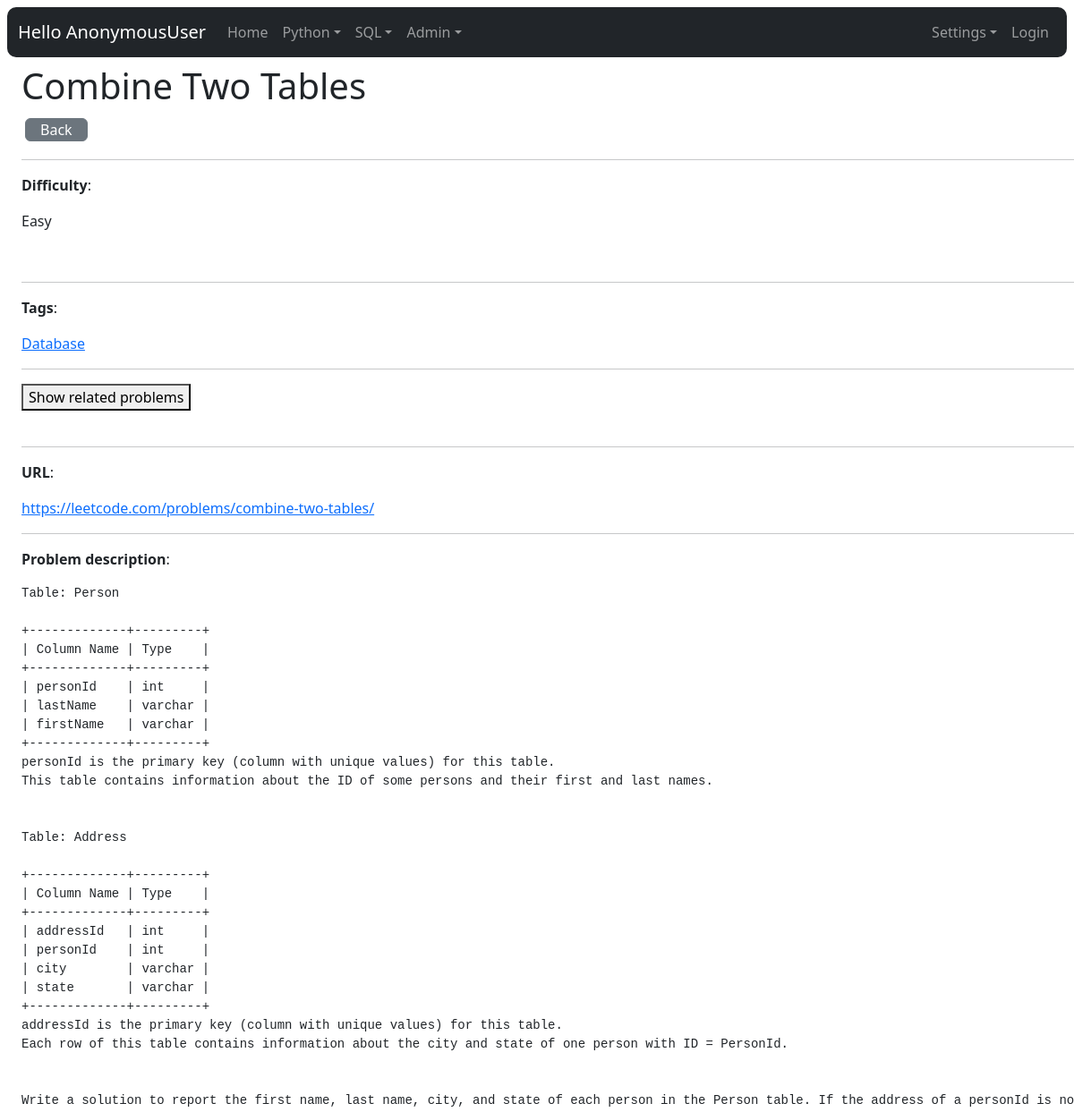
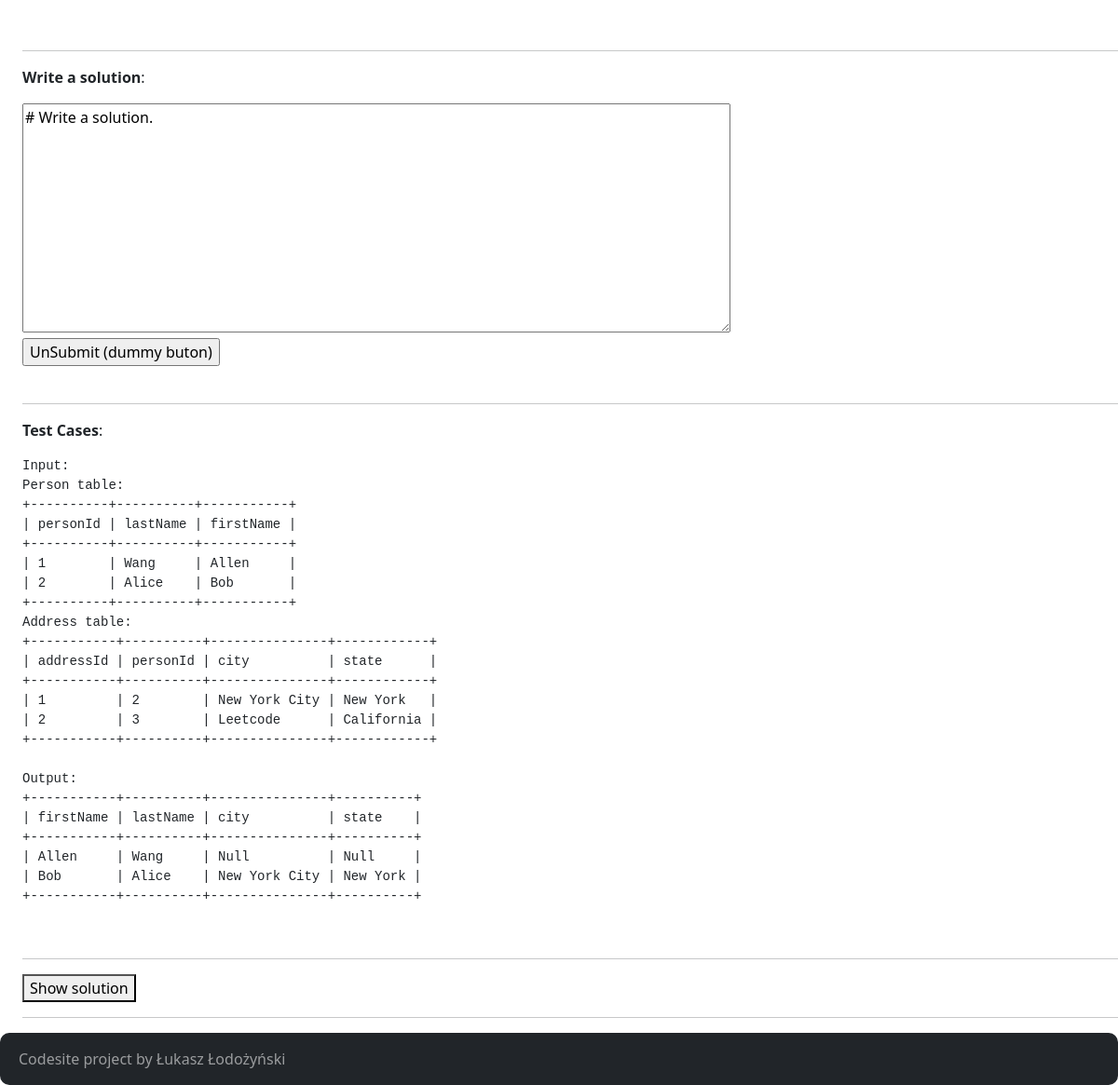
/sql/1/, run on the app's committed database (2 pictures, top to bottom).
### sql_problems/models.py (models this page shows, shortened)
class Problem(models.Model):
    tags = models.ManyToManyField("Tag")
    title = models.CharField(max_length=200)
    difficulty = models.ForeignKey(
        Difficulty, related_name="co_to", on_delete=models.DO_NOTHING)
    url = models.CharField(max_length=200)
    description = models.TextField(blank=False, null=False)
    is_solved = models.BooleanField(default=False)
    solution_my = models.TextField(blank=True, null=True)
    solution_pd = models.TextField(blank=True, null=True)
    testcase = models.TextField(blank=True, null=True)

class Difficulty(models.Model):
    name = models.CharField(max_length=10)
    class Meta:
        verbose_name_plural = "Difficulties"
    def __str__(self) -> str:
        return self.name

class Tag(models.Model):
    name = models.CharField(max_length=20)
    class Meta:
        ordering = ("name", )

### sql_problems/views.py (the view)
# urls.py: path("<int:pk>/", views.ProblemDetailView.as_view(), name="detail"),
class ProblemDetailView(DetailView):
    model = Problem
    def get_context_data(self, **kwargs):
        context = super(ProblemDetailView, self).get_context_data(**kwargs)
        problem = self.get_object()
        context["tags"] = problem.tags.values_list("name", flat=True)
        context["related_problems"] = Problem.objects.filter(
            tags__in=problem.tags.all()).exclude(pk=problem.pk).distinct()
        return context

### core/context_processors.py (called while the page is built)
def settings(request):
    return {
        'settings': django_settings,
    }

### sql_problems/templates/sql_problems/problem_detail.html (shortened to what this page needs)
{% extends "core/base.html" %}
{% block content %}
    <div class="ms-4">
        <h1>{{ problem.title }}</h1>
        <a href="{% url 'sql_problems:index' %}"
           class="btn btn-secondary px-3 py-0 m-1">Back</a>
        <br>
        <hr>
        <p>
            <b>Difficulty</b>:
        </p>
        <p>{{ problem.difficulty }}</p>
        <br>
        <hr>
        <p>
            <b>Tags</b>:
        </p>
        {% for tag in tags %}
            <a href="{% url 'sql_problems:index' %}?query={{ tag }}">{{ tag }}</a>
        {% endfor %}
        <br>
        <hr>
        <button onclick="showRelated(this)">Show related problems</button>
        <br>
        <br>
        <hr>
        <p>
            <b>URL</b>:
        </p>
        <a href="{{ problem.url }}">{{ problem.url }}</a>
        <br>
        <hr>
        <p>
            <b>Problem description</b>:
        </p>
        <pre>{{ problem.description }}</pre>
        <br>
        <hr>
        <form action="#">
            <p>
                <label for="code_area">
                    <b>Write a solution</b>:
                </label>
            </p>
            <textarea id="code_area" name="code_area" rows="10" cols="80">
# Write a solution.
</textarea>
            <br>
            <input type="submit" value="UnSubmit (dummy buton)">
        </form>
        <br>
        <hr>
        <p>
            <b>Test Cases</b>:
        </p>
        <pre>{{ problem.testcase }}</pre>
        <br>
        <hr>
        <button onclick="showSolution(this)">Show solution</button>
        <br>
        <hr>
    </div>
{% endblock content %}

### data on the page
Problem: title "Combine Two Tables", difficulty "Easy", url "https://leetcode.com/problems/combine-two-tables/", description "Table: Person +-------------+---------+ | Column Name | Type | +-------------+---------+ | personId | int | | lastName | varchar | | firstName | varchar | +-------------+---------+ personId is the primary key (column with unique values) for this table. This table contains information about the ID of some persons and their first and last names. Table: Address +-------------+---------+ | Column Name | Type | +-------------+---------+ | addressId | int | | personId | int | | city | varchar | | state | varchar | +-------------+---------+ addressId is the primary key (column with unique values) for this table. Each row of this table contains information about the city and state of one person…", testcase "Input: Person table: +----------+----------+-----------+ | personId | lastName | firstName | +----------+----------+-----------+ | 1 | Wang | Allen | | 2 | Alice | Bob | +----------+----------+-----------+ Address table: +-----------+----------+---------------+------------+ | addressId | personId | city | state | +-----------+----------+---------------+------------+ | 1 | 2 | New York City | New York | | 2 | 3 | Leetcode | California | +-----------+----------+---------------+------------+ Output: +-----------+----------+---------------+----------+ | firstName | lastName | city | state | +-----------+----------+---------------+----------+ | Allen | Wang | Null | Null | | Bob | Alice | New…"
Tag: name "Database"

### other printed values
{{ request.user }} "AnonymousUser"
{{ settings.APP_NAME }} "Codesite"
